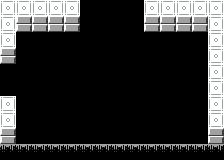

A 2D game scene composited from a Tiled map and its tileset images. What follows is a short description and the map's XML, with every tile layer's data as written:
An orthogonal 14x10 tile map with 16x16 px tiles, 1 tile layer (Tile Layer 1).

<map version="1.9" tiledversion="1.9.0" orientation="orthogonal" renderorder="right-down" width="14" height="10" tilewidth="16" tileheight="16" infinite="0" nextlayerid="2" nextobjectid="1">
 <tileset firstgid="1" source="../room_tileset.tsx" />
 <layer id="1" name="Tile Layer 1" width="14" height="10">
  <data encoding="csv">
4,4,4,4,4,1,1,1,1,4,4,4,4,4,
4,3,3,3,3,1,1,1,1,3,3,3,3,4,
4,1,1,1,1,1,1,1,1,1,1,1,1,4,
3,1,1,1,1,1,1,1,1,1,1,1,1,4,
1,1,1,1,1,1,1,1,1,1,1,1,1,4,
1,1,1,1,1,1,1,1,1,1,1,1,1,4,
4,1,1,1,1,1,1,1,1,1,1,1,1,4,
4,1,1,1,1,1,1,1,1,1,1,1,1,4,
3,1,1,1,1,1,1,1,1,1,1,1,1,3,
5,5,5,5,5,5,5,5,5,5,5,5,5,5
</data>
 </layer>
</map>
